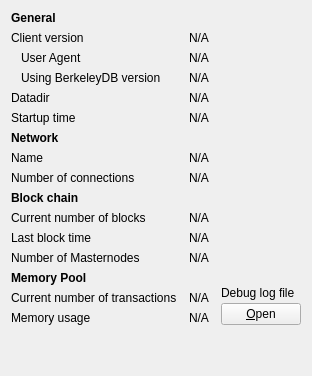
     <widget class="QWidget" name="tab_info">
      <attribute name="title">
       <string>&amp;Information</string>
      </attribute>
      <layout class="QGridLayout" name="gridLayout" columnstretch="0,1,0">
       <property name="horizontalSpacing">
        <number>12</number>
       </property>
       <item row="0" column="0">
        <widget class="QLabel" name="label_9">
         <property name="font">
          <font>
           <weight>75</weight>
           <bold>true</bold>
          </font>
         </property>
         <property name="text">
          <string>General</string>
         </property>
        </widget>
       </item>
       <item row="1" column="0">
        <widget class="QLabel" name="label_6">
         <property name="text">
          <string>Client version</string>
         </property>
        </widget>
       </item>
       <item row="1" column="1" colspan="2">
        <widget class="QLabel" name="clientVersion">
         <property name="cursor">
          <cursorShape>IBeamCursor</cursorShape>
         </property>
         <property name="text">
          <string>N/A</string>
         </property>
         <property name="textFormat">
          <enum>Qt::PlainText</enum>
         </property>
         <property name="textInteractionFlags">
          <set>Qt::LinksAccessibleByMouse|Qt::TextSelectableByKeyboard|Qt::TextSelectableByMouse</set>
         </property>
        </widget>
       </item>
       <item row="2" column="0">
        <widget class="QLabel" name="labelClientUserAgent">
         <property name="text">
          <string>User Agent</string>
         </property>
         <property name="indent">
          <number>10</number>
         </property>
        </widget>
       </item>
       <item row="2" column="1" colspan="2">
        <widget class="QLabel" name="clientUserAgent">
         <property name="cursor">
          <cursorShape>IBeamCursor</cursorShape>
         </property>
         <property name="text">
          <string>N/A</string>
         </property>
         <property name="textFormat">
          <enum>Qt::PlainText</enum>
         </property>
         <property name="textInteractionFlags">
          <set>Qt::LinksAccessibleByMouse|Qt::TextSelectableByKeyboard|Qt::TextSelectableByMouse</set>
         </property>
        </widget>
       </item>
       <item row="3" column="0">
        <widget class="QLabel" name="label_berkeleyDBVersion">
         <property name="text">
          <string>Using BerkeleyDB version</string>
         </property>
         <property name="indent">
          <number>10</number>
         </property>
        </widget>
       </item>
       <item row="3" column="1" colspan="2">
        <widget class="QLabel" name="berkeleyDBVersion">
         <property name="cursor">
          <cursorShape>IBeamCursor</cursorShape>
         </property>
         <property name="text">
          <string>N/A</string>
         </property>
         <property name="textFormat">
          <enum>Qt::PlainText</enum>
         </property>
         <property name="textInteractionFlags">
          <set>Qt::LinksAccessibleByMouse|Qt::TextSelectableByKeyboard|Qt::TextSelectableByMouse</set>
         </property>
        </widget>
       </item>
       <item row="4" column="0">
        <widget class="QLabel" name="label_12">
         <property name="text">
          <string>Datadir</string>
         </property>
        </widget>
       </item>
       <item row="4" column="1" colspan="2">
        <widget class="QLabel" name="dataDir">
         <property name="cursor">
          <cursorShape>IBeamCursor</cursorShape>
         </property>
         <property name="text">
          <string>N/A</string>
         </property>
         <property name="textFormat">
          <enum>Qt::PlainText</enum>
         </property>
         <property name="wordWrap">
          <bool>true</bool>
         </property>
         <property name="textInteractionFlags">
          <set>Qt::LinksAccessibleByMouse|Qt::TextSelectableByKeyboard|Qt::TextSelectableByMouse</set>
         </property>
        </widget>
       </item>
       <item row="5" column="0">
        <widget class="QLabel" name="label_13">
         <property name="text">
          <string>Startup time</string>
         </property>
        </widget>
       </item>
       <item row="5" column="1" colspan="2">
        <widget class="QLabel" name="startupTime">
         <property name="cursor">
          <cursorShape>IBeamCursor</cursorShape>
         </property>
         <property name="text">
          <string>N/A</string>
         </property>
         <property name="textFormat">
          <enum>Qt::PlainText</enum>
         </property>
         <property name="textInteractionFlags">
          <set>Qt::LinksAccessibleByMouse|Qt::TextSelectableByKeyboard|Qt::TextSelectableByMouse</set>
         </property>
        </widget>
       </item>
       <item row="6" column="0">
           <widget class="QLabel" name="labelNetwork">
               <property name="font">
                   <font>
                       <weight>75</weight>
                       <bold>true</bold>
                   </font>
               </property>
               <property name="text">
                   <string>Network</string>
               </property>
           </widget>
       </item>
       <item row="7" column="0">
        <widget class="QLabel" name="label_8">
         <property name="text">
          <string>Name</string>
         </property>
        </widget>
       </item>
       <item row="7" column="1" colspan="2">
        <widget class="QLabel" name="networkName">
         <property name="cursor">
          <cursorShape>IBeamCursor</cursorShape>
         </property>
         <property name="text">
          <string>N/A</string>
         </property>
         <property name="textFormat">
          <enum>Qt::PlainText</enum>
         </property>
         <property name="textInteractionFlags">
          <set>Qt::LinksAccessibleByMouse|Qt::TextSelectableByKeyboard|Qt::TextSelectableByMouse</set>
         </property>
        </widget>
       </item>
       <item row="8" column="0">
        <widget class="QLabel" name="label_7">
         <property name="text">
          <string>Number of connections</string>
         </property>
        </widget>
       </item>
       <item row="8" column="1" colspan="2">
        <widget class="QLabel" name="numberOfConnections">
         <property name="cursor">
          <cursorShape>IBeamCursor</cursorShape>
         </property>
         <property name="text">
          <string>N/A</string>
         </property>
         <property name="textFormat">
          <enum>Qt::PlainText</enum>
         </property>
         <property name="textInteractionFlags">
          <set>Qt::LinksAccessibleByMouse|Qt::TextSelectableByKeyboard|Qt::TextSelectableByMouse</set>
         </property>
        </widget>
       </item>
       <item row="9" column="0">
        <widget class="QLabel" name="label_10">
         <property name="font">
          <font>
           <weight>75</weight>
           <bold>true</bold>
          </font>
         </property>
         <property name="text">
          <string>Block chain</string>
         </property>
        </widget>
       </item>
       <item row="10" column="0">
        <widget class="QLabel" name="label_3">
         <property name="text">
          <string>Current number of blocks</string>
         </property>
        </widget>
       </item>
       <item row="10" column="1" colspan="2">
        <widget class="QLabel" name="numberOfBlocks">
         <property name="cursor">
          <cursorShape>IBeamCursor</cursorShape>
         </property>
         <property name="text">
          <string>N/A</string>
         </property>
         <property name="textFormat">
          <enum>Qt::PlainText</enum>
         </property>
         <property name="textInteractionFlags">
          <set>Qt::LinksAccessibleByMouse|Qt::TextSelectableByKeyboard|Qt::TextSelectableByMouse</set>
         </property>
        </widget>
       </item>
       <item row="11" column="0">
        <widget class="QLabel" name="labelLastBlockTime">
         <property name="text">
          <string>Last block time</string>
         </property>
        </widget>
       </item>
       <item row="11" column="1" colspan="2">
        <widget class="QLabel" name="lastBlockTime">
         <property name="cursor">
          <cursorShape>IBeamCursor</cursorShape>
         </property>
         <property name="text">
          <string>N/A</string>
         </property>
         <property name="textFormat">
          <enum>Qt::PlainText</enum>
         </property>
         <property name="textInteractionFlags">
          <set>Qt::LinksAccessibleByMouse|Qt::TextSelectableByKeyboard|Qt::TextSelectableByMouse</set>
         </property>
        </widget>
       </item>
       <item row="12" column="0">
        <widget class="QLabel" name="masternodeCountLabel">
         <property name="text">
          <string>Number of Masternodes</string>
         </property>
        </widget>
       </item>
       <item row="12" column="1">
        <widget class="QLabel" name="masternodeCount">
         <property name="text">
          <string>N/A</string>
         </property>
        </widget>
       </item>
       <item row="13" column="0">
        <widget class="QLabel" name="labelMempoolTitle">
         <property name="font">
          <font>
           <weight>75</weight>
           <bold>true</bold>
          </font>
         </property>
         <property name="text">
          <string>Memory Pool</string>
         </property>
        </widget>
       </item>
       <item row="14" column="0">
        <widget class="QLabel" name="labelNumberOfTransactions">
         <property name="text">
          <string>Current number of transactions</string>
         </property>
        </widget>
       </item>
       <item row="14" column="1">
        <widget class="QLabel" name="mempoolNumberTxs">
         <property name="cursor">
          <cursorShape>IBeamCursor</cursorShape>
         </property>
         <property name="text">
          <string>N/A</string>
         </property>
         <property name="textFormat">
          <enum>Qt::PlainText</enum>
         </property>
         <property name="textInteractionFlags">
          <set>Qt::LinksAccessibleByMouse|Qt::TextSelectableByKeyboard|Qt::TextSelectableByMouse</set>
         </property>
        </widget>
       </item>
       <item row="15" column="0">
        <widget class="QLabel" name="labelMemoryUsage">
         <property name="text">
          <string>Memory usage</string>
         </property>
        </widget>
       </item>
       <item row="15" column="1">
        <widget class="QLabel" name="mempoolSize">
         <property name="cursor">
          <cursorShape>IBeamCursor</cursorShape>
         </property>
         <property name="text">
          <string>N/A</string>
         </property>
         <property name="textFormat">
          <enum>Qt::PlainText</enum>
         </property>
         <property name="textInteractionFlags">
          <set>Qt::LinksAccessibleByMouse|Qt::TextSelectableByKeyboard|Qt::TextSelectableByMouse</set>
         </property>
        </widget>
       </item>
       <item row="13" column="2" rowspan="3">
        <layout class="QVBoxLayout" name="verticalLayoutDebugButton">
         <property name="spacing">
          <number>3</number>
         </property>
         <item>
          <spacer name="verticalSpacer_2">
           <property name="orientation">
            <enum>Qt::Vertical</enum>
           </property>
           <property name="sizeHint" stdset="0">
            <size>
             <width>10</width>
             <height>5</height>
            </size>
           </property>
          </spacer>
         </item>
         <item>
          <widget class="QLabel" name="labelDebugLogfile">
           <property name="text">
            <string>Debug log file</string>
           </property>
          </widget>
         </item>
         <item>
          <widget class="QPushButton" name="openDebugLogfileButton">
           <property name="toolTip">
            <string>Open the %1 debug log file from the current data directory. This can take a few seconds for large log files.</string>
           </property>
           <property name="text">
            <string>&amp;Open</string>
           </property>
           <property name="autoDefault">
            <bool>false</bool>
           </property>
          </widget>
         </item>
        </layout>
       </item>
       <item row="16" column="0">
        <spacer name="verticalSpacer">
         <property name="orientation">
          <enum>Qt::Vertical</enum>
         </property>
         <property name="sizeHint" stdset="0">
          <size>
           <width>20</width>
           <height>40</height>
          </size>
         </property>
        </spacer>
       </item>
      </layout>
     </widget>
